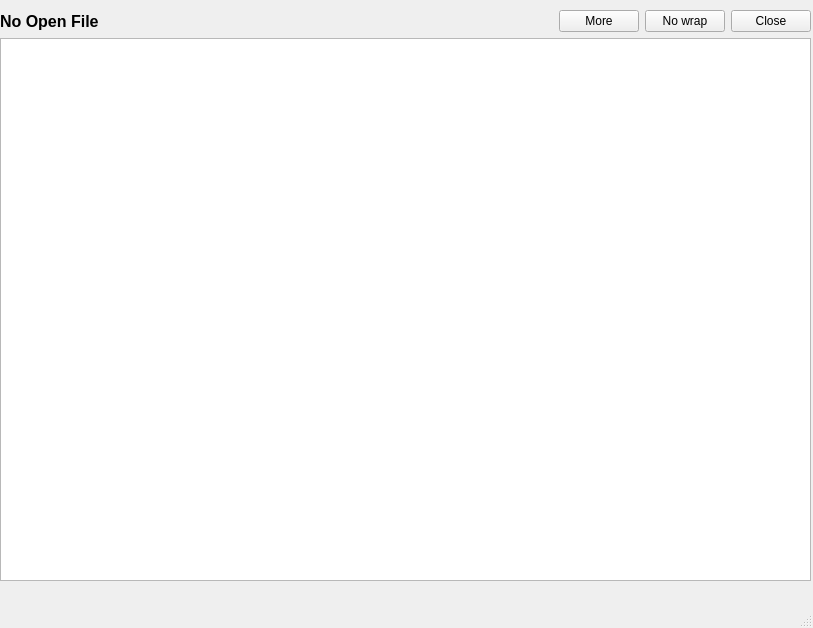
<?xml version="1.0" encoding="UTF-8"?>
<ui version="4.0">
 <class>textEditMWn</class>
 <widget class="QMainWindow" name="textEditMWn">
  <property name="geometry">
   <rect>
    <x>0</x>
    <y>0</y>
    <width>813</width>
    <height>628</height>
   </rect>
  </property>
  <property name="sizePolicy">
   <sizepolicy hsizetype="Preferred" vsizetype="Preferred">
    <horstretch>0</horstretch>
    <verstretch>0</verstretch>
   </sizepolicy>
  </property>
  <property name="sizeIncrement">
   <size>
    <width>3</width>
    <height>3</height>
   </size>
  </property>
  <property name="windowTitle">
   <string>MainWindow</string>
  </property>
  <widget class="QWidget" name="centralwidget">
   <property name="sizePolicy">
    <sizepolicy hsizetype="Expanding" vsizetype="Expanding">
     <horstretch>0</horstretch>
     <verstretch>0</verstretch>
    </sizepolicy>
   </property>
   <widget class="QWidget" name="verticalLayoutWidget">
    <property name="geometry">
     <rect>
      <x>0</x>
      <y>10</y>
      <width>811</width>
      <height>571</height>
     </rect>
    </property>
    <layout class="QVBoxLayout" name="verticalLayout">
     <item>
      <layout class="QHBoxLayout" name="horizontalLayout">
       <item>
        <widget class="QLabel" name="ClosedLBl">
         <property name="font">
          <font>
           <pointsize>12</pointsize>
           <weight>75</weight>
           <bold>true</bold>
          </font>
         </property>
         <property name="text">
          <string>No Open File</string>
         </property>
        </widget>
       </item>
       <item>
        <spacer name="horizontalSpacer">
         <property name="orientation">
          <enum>Qt::Horizontal</enum>
         </property>
         <property name="sizeHint" stdset="0">
          <size>
           <width>40</width>
           <height>20</height>
          </size>
         </property>
        </spacer>
       </item>
       <item>
        <widget class="QPushButton" name="moreBTn">
         <property name="text">
          <string>More</string>
         </property>
        </widget>
       </item>
       <item>
        <widget class="QPushButton" name="wrapBTn">
         <property name="text">
          <string>No wrap</string>
         </property>
        </widget>
       </item>
       <item>
        <widget class="QPushButton" name="closeBTn">
         <property name="text">
          <string>Close</string>
         </property>
        </widget>
       </item>
      </layout>
     </item>
     <item>
      <widget class="QPlainTextEdit" name="textPTe">
       <property name="sizePolicy">
        <sizepolicy hsizetype="Expanding" vsizetype="Expanding">
         <horstretch>0</horstretch>
         <verstretch>0</verstretch>
        </sizepolicy>
       </property>
       <property name="sizeIncrement">
        <size>
         <width>0</width>
         <height>0</height>
        </size>
       </property>
       <property name="font">
        <font>
         <family>Courier</family>
         <pointsize>10</pointsize>
         <weight>75</weight>
         <bold>true</bold>
        </font>
       </property>
       <property name="sizeAdjustPolicy">
        <enum>QAbstractScrollArea::AdjustToContents</enum>
       </property>
       <property name="lineWrapMode">
        <enum>QPlainTextEdit::WidgetWidth</enum>
       </property>
      </widget>
     </item>
    </layout>
   </widget>
  </widget>
  <widget class="QStatusBar" name="statusbar"/>
  <widget class="QMenuBar" name="menubar">
   <property name="geometry">
    <rect>
     <x>0</x>
     <y>0</y>
     <width>813</width>
     <height>20</height>
    </rect>
   </property>
  </widget>
 </widget>
 <resources/>
 <connections/>
</ui>
